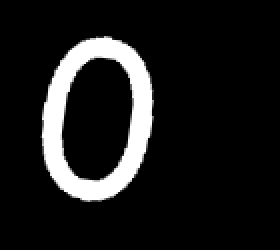
#> input picture dataset/AugmentedImages/0_18_aug_3.bmp, 140 x 125 px (shown 2 times larger)
$ python -i Augmentations.py   (imports and definitions only)
#> lines starting #> are read from the running program, lines starting #| are printed output that depends on the picture; after the words box and inside, x2 and y2 are one past the last pixel; in counts of white or black regions, pixels touching at a corner belong together
#> further down, picture is the input picture: shape (125, 140, 3); min 0, max 255, mean 27.5
import albumentations as A
import cv2
import numpy as np
import os

import Recognize
from albumentations.core.transforms_interface import ImageOnlyTransform

class AddNoiseAroundCharacters(ImageOnlyTransform):
    # [19 lines left out: functions __init__, apply, not called in this run]

    def get_transform_init_args_names(self):
        return ("noise_intensity", "noise_radius")


def ContentCentered(image):

    if len(image.shape) == 3:
        image = cv2.cvtColor(image, cv2.COLOR_BGR2GRAY)

    contours, _ = cv2.findContours((image > 0).astype(np.uint8), cv2.RETR_EXTERNAL, cv2.CHAIN_APPROX_SIMPLE)
#> contours = 1 contour; box (x1, y1, x2, y2) and area: (20, 18, 77, 101) 3644

    if contours:
        x, y, w, h = cv2.boundingRect(max(contours, key=cv2.contourArea))
#> x = 20; y = 18; w = 57; h = 83
        cropped_content = image[y:y + h, x:x + w]
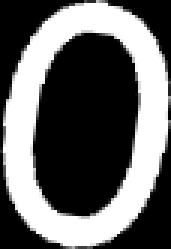
#> cropped_content: shape (83, 57) (shown 3 times larger); min 0, max 255, mean 101.9


        size = max(cropped_content.shape)
#> size = 83
        padded = np.zeros((size, size), dtype=np.uint8)
        y_offset = (size - cropped_content.shape[0]) // 2
#> y_offset = 0
        x_offset = (size - cropped_content.shape[1]) // 2
#> x_offset = 13
        padded[y_offset:y_offset + cropped_content.shape[0],
        x_offset:x_offset + cropped_content.shape[1]] = cropped_content
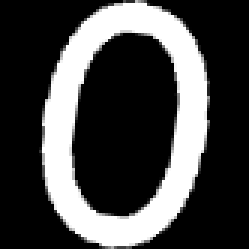
#> padded: shape (83, 83) (shown 3 times larger); min 0, max 255, mean 70

        return cv2.resize(padded, (64, 64), interpolation=cv2.INTER_AREA)
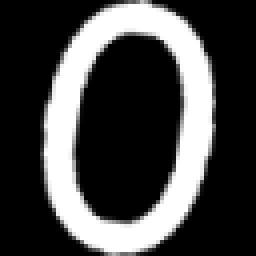
#> returned value: shape (64, 64) (shown 4 times larger); min 0, max 255, mean 70
    return cv2.resize(image, (64, 64), interpolation=cv2.INTER_AREA)


# [53 lines left out: functions augmentationImages, add_border, clean_image, not called in this run]


# [22 lines not run here, left out]

>>> import cv2
>>> picture = cv2.imread('dataset/AugmentedImages/0_18_aug_3.bmp')
>>> result = ContentCentered(picture)
